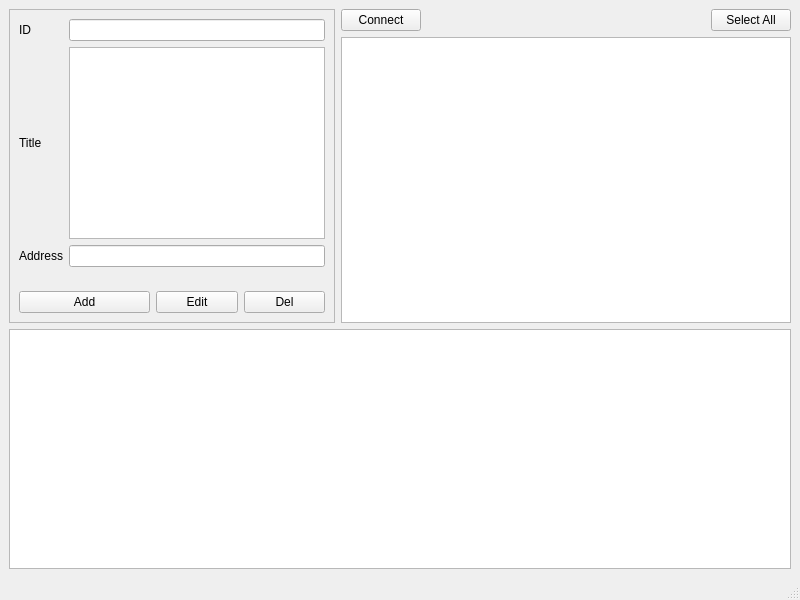
<?xml version="1.0" encoding="UTF-8"?>
<ui version="4.0">
 <class>MainWindow</class>
 <widget class="QMainWindow" name="MainWindow">
  <property name="geometry">
   <rect>
    <x>0</x>
    <y>0</y>
    <width>800</width>
    <height>600</height>
   </rect>
  </property>
  <property name="sizePolicy">
   <sizepolicy hsizetype="Minimum" vsizetype="Preferred">
    <horstretch>0</horstretch>
    <verstretch>0</verstretch>
   </sizepolicy>
  </property>
  <property name="windowTitle">
   <string>MainWindow</string>
  </property>
  <widget class="QWidget" name="centralwidget">
   <layout class="QGridLayout" name="gridLayout_2">
    <item row="0" column="0" rowspan="2">
     <widget class="QFrame" name="frame">
      <property name="sizePolicy">
       <sizepolicy hsizetype="Minimum" vsizetype="Preferred">
        <horstretch>0</horstretch>
        <verstretch>0</verstretch>
       </sizepolicy>
      </property>
      <property name="frameShape">
       <enum>QFrame::Shape::StyledPanel</enum>
      </property>
      <property name="frameShadow">
       <enum>QFrame::Shadow::Plain</enum>
      </property>
      <layout class="QGridLayout" name="gridLayout">
       <item row="2" column="1" colspan="3">
        <widget class="QLineEdit" name="leAddress"/>
       </item>
       <item row="4" column="0" colspan="2">
        <widget class="QPushButton" name="btnAdd">
         <property name="text">
          <string>Add</string>
         </property>
        </widget>
       </item>
       <item row="0" column="0">
        <widget class="QLabel" name="lbID">
         <property name="text">
          <string>ID</string>
         </property>
        </widget>
       </item>
       <item row="1" column="1" colspan="3">
        <widget class="QTextEdit" name="teTitle"/>
       </item>
       <item row="2" column="0">
        <widget class="QLabel" name="lbAddress">
         <property name="text">
          <string>Address</string>
         </property>
        </widget>
       </item>
       <item row="1" column="0">
        <widget class="QLabel" name="lbTitle">
         <property name="text">
          <string>Title</string>
         </property>
        </widget>
       </item>
       <item row="4" column="2">
        <widget class="QPushButton" name="btnEdit">
         <property name="text">
          <string>Edit</string>
         </property>
        </widget>
       </item>
       <item row="0" column="1" colspan="3">
        <widget class="QLineEdit" name="leId"/>
       </item>
       <item row="4" column="3">
        <widget class="QPushButton" name="btnDel">
         <property name="text">
          <string>Del</string>
         </property>
        </widget>
       </item>
       <item row="3" column="2">
        <spacer name="verticalSpacer_2">
         <property name="orientation">
          <enum>Qt::Orientation::Vertical</enum>
         </property>
         <property name="sizeHint" stdset="0">
          <size>
           <width>20</width>
           <height>18</height>
          </size>
         </property>
        </spacer>
       </item>
      </layout>
     </widget>
    </item>
    <item row="0" column="1">
     <widget class="QPushButton" name="btnConnect">
      <property name="text">
       <string>Connect</string>
      </property>
     </widget>
    </item>
    <item row="0" column="2">
     <spacer name="horizontalSpacer">
      <property name="orientation">
       <enum>Qt::Orientation::Horizontal</enum>
      </property>
      <property name="sizeHint" stdset="0">
       <size>
        <width>277</width>
        <height>20</height>
       </size>
      </property>
     </spacer>
    </item>
    <item row="0" column="3">
     <widget class="QPushButton" name="btnSelectAll">
      <property name="text">
       <string>Select All</string>
      </property>
     </widget>
    </item>
    <item row="1" column="1" colspan="3">
     <widget class="QTableWidget" name="twData"/>
    </item>
    <item row="2" column="0" colspan="4">
     <widget class="QTextEdit" name="teResult">
      <property name="readOnly">
       <bool>true</bool>
      </property>
     </widget>
    </item>
   </layout>
  </widget>
  <widget class="QMenuBar" name="menubar">
   <property name="geometry">
    <rect>
     <x>0</x>
     <y>0</y>
     <width>800</width>
     <height>21</height>
    </rect>
   </property>
  </widget>
  <widget class="QStatusBar" name="statusbar"/>
 </widget>
 <resources/>
 <connections/>
</ui>
